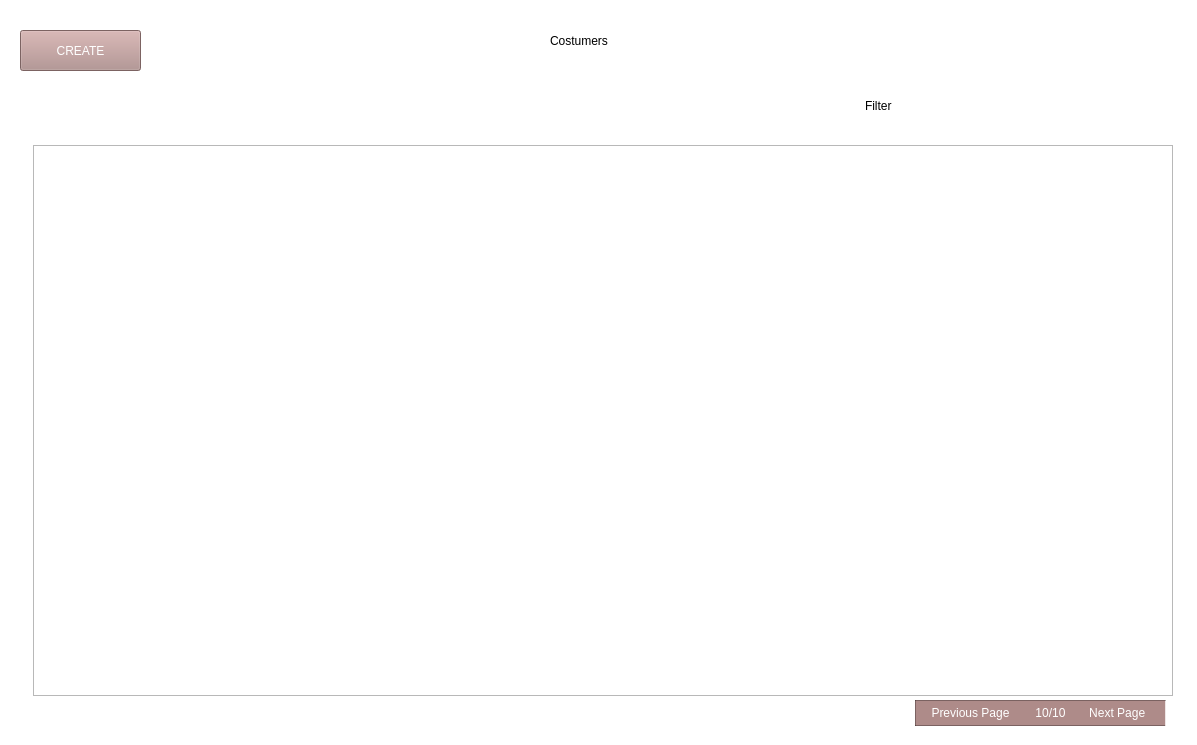
<?xml version="1.0" encoding="UTF-8"?>
<ui version="4.0">
 <class>Form</class>
 <widget class="QWidget" name="Form">
  <property name="geometry">
   <rect>
    <x>0</x>
    <y>0</y>
    <width>1197</width>
    <height>745</height>
   </rect>
  </property>
  <property name="sizePolicy">
   <sizepolicy hsizetype="Expanding" vsizetype="Expanding">
    <horstretch>0</horstretch>
    <verstretch>0</verstretch>
   </sizepolicy>
  </property>
  <property name="windowTitle">
   <string>Form</string>
  </property>
  <widget class="QPushButton" name="create_customer">
   <property name="geometry">
    <rect>
     <x>20</x>
     <y>30</y>
     <width>121</width>
     <height>41</height>
    </rect>
   </property>
   <property name="sizePolicy">
    <sizepolicy hsizetype="Expanding" vsizetype="Expanding">
     <horstretch>0</horstretch>
     <verstretch>0</verstretch>
    </sizepolicy>
   </property>
   <property name="styleSheet">
    <string notr="true">background-color: rgb(174, 139, 137);
color: rgb(255, 255, 255);
font: 75 14pt &quot;MS Shell Dlg 2&quot;;</string>
   </property>
   <property name="text">
    <string>CREATE</string>
   </property>
  </widget>
  <widget class="QLabel" name="label">
   <property name="geometry">
    <rect>
     <x>550</x>
     <y>25</y>
     <width>131</width>
     <height>31</height>
    </rect>
   </property>
   <property name="styleSheet">
    <string notr="true">font: 63 14pt &quot;Lucida Bright&quot;;</string>
   </property>
   <property name="text">
    <string>Costumers</string>
   </property>
  </widget>
  <widget class="QLabel" name="label_3">
   <property name="geometry">
    <rect>
     <x>865</x>
     <y>90</y>
     <width>51</width>
     <height>31</height>
    </rect>
   </property>
   <property name="styleSheet">
    <string notr="true">font: 63 12pt &quot;Lucida Bright&quot;;</string>
   </property>
   <property name="text">
    <string>Filter</string>
   </property>
  </widget>
  <widget class="QLabel" name="list_deselect">
   <property name="geometry">
    <rect>
     <x>1100</x>
     <y>85</y>
     <width>31</width>
     <height>31</height>
    </rect>
   </property>
   <property name="styleSheet">
    <string notr="true">font: 63 12pt &quot;Lucida Bright&quot;;</string>
   </property>
   <property name="text">
    <string/>
   </property>
   <property name="pixmap">
    <pixmap>C:/Users/Daniel/Desktop/odoo/icon_lista.png</pixmap>
   </property>
  </widget>
  <widget class="QLabel" name="kanban_deselect">
   <property name="geometry">
    <rect>
     <x>1131</x>
     <y>85</y>
     <width>31</width>
     <height>31</height>
    </rect>
   </property>
   <property name="styleSheet">
    <string notr="true">font: 63 12pt &quot;Lucida Bright&quot;;</string>
   </property>
   <property name="text">
    <string/>
   </property>
   <property name="pixmap">
    <pixmap>C:/Users/Daniel/Desktop/odoo/kanbank_ne_select.png</pixmap>
   </property>
  </widget>
  <widget class="QLabel" name="kanban_select">
   <property name="geometry">
    <rect>
     <x>1131</x>
     <y>85</y>
     <width>31</width>
     <height>31</height>
    </rect>
   </property>
   <property name="styleSheet">
    <string notr="true">font: 63 12pt &quot;Lucida Bright&quot;;</string>
   </property>
   <property name="text">
    <string/>
   </property>
   <property name="pixmap">
    <pixmap>C:/Users/Daniel/Desktop/odoo/kanban_select.png</pixmap>
   </property>
  </widget>
  <widget class="QLabel" name="list_select">
   <property name="geometry">
    <rect>
     <x>1100</x>
     <y>85</y>
     <width>31</width>
     <height>31</height>
    </rect>
   </property>
   <property name="styleSheet">
    <string notr="true">font: 63 12pt &quot;Lucida Bright&quot;;</string>
   </property>
   <property name="text">
    <string/>
   </property>
   <property name="pixmap">
    <pixmap>C:/Users/Daniel/Desktop/odoo/list_select.png</pixmap>
   </property>
  </widget>
  <widget class="QLabel" name="antet_color">
   <property name="geometry">
    <rect>
     <x>-15</x>
     <y>-15</y>
     <width>1226</width>
     <height>781</height>
    </rect>
   </property>
   <property name="sizePolicy">
    <sizepolicy hsizetype="Expanding" vsizetype="Expanding">
     <horstretch>0</horstretch>
     <verstretch>0</verstretch>
    </sizepolicy>
   </property>
   <property name="styleSheet">
    <string notr="true">background-color: rgb(255, 255, 255);</string>
   </property>
   <property name="text">
    <string/>
   </property>
  </widget>
  <widget class="QLabel" name="label_6">
   <property name="geometry">
    <rect>
     <x>915</x>
     <y>700</y>
     <width>251</width>
     <height>26</height>
    </rect>
   </property>
   <property name="layoutDirection">
    <enum>Qt::LeftToRight</enum>
   </property>
   <property name="styleSheet">
    <string notr="true">background-color: rgb(174, 139, 137);
color: rgb(255, 255, 255);
border: 1px solid ;
border-top-color:  rgba(0, 0, 0, 75);
border-bottom-color:  rgba(0, 0, 0, 75);
border-left-color: rgba(0, 0, 0, 75);
border-right-color: rgba(255, 255, 255, 200);</string>
   </property>
   <property name="text">
    <string/>
   </property>
   <property name="alignment">
    <set>Qt::AlignCenter</set>
   </property>
  </widget>
  <widget class="QLabel" name="page">
   <property name="geometry">
    <rect>
     <x>1025</x>
     <y>705</y>
     <width>51</width>
     <height>16</height>
    </rect>
   </property>
   <property name="styleSheet">
    <string notr="true">color: rgb(255, 255, 255);</string>
   </property>
   <property name="text">
    <string>10/10</string>
   </property>
   <property name="alignment">
    <set>Qt::AlignCenter</set>
   </property>
  </widget>
  <widget class="QFrame" name="frame">
   <property name="geometry">
    <rect>
     <x>33</x>
     <y>145</y>
     <width>1140</width>
     <height>551</height>
    </rect>
   </property>
   <property name="frameShape">
    <enum>QFrame::StyledPanel</enum>
   </property>
   <property name="frameShadow">
    <enum>QFrame::Raised</enum>
   </property>
  </widget>
  <widget class="QLabel" name="previous_page_text">
   <property name="geometry">
    <rect>
     <x>915</x>
     <y>700</y>
     <width>111</width>
     <height>26</height>
    </rect>
   </property>
   <property name="styleSheet">
    <string notr="true">color: rgb(255, 255, 255);</string>
   </property>
   <property name="text">
    <string>Previous Page</string>
   </property>
   <property name="alignment">
    <set>Qt::AlignCenter</set>
   </property>
  </widget>
  <widget class="QLabel" name="next_page_text">
   <property name="geometry">
    <rect>
     <x>1075</x>
     <y>700</y>
     <width>91</width>
     <height>26</height>
    </rect>
   </property>
   <property name="styleSheet">
    <string notr="true">color: rgb(255, 255, 255);</string>
   </property>
   <property name="text">
    <string>Next Page  </string>
   </property>
   <property name="alignment">
    <set>Qt::AlignCenter</set>
   </property>
  </widget>
  <zorder>antet_color</zorder>
  <zorder>create_customer</zorder>
  <zorder>label</zorder>
  <zorder>label_3</zorder>
  <zorder>list_deselect</zorder>
  <zorder>kanban_deselect</zorder>
  <zorder>kanban_select</zorder>
  <zorder>list_select</zorder>
  <zorder>label_6</zorder>
  <zorder>page</zorder>
  <zorder>frame</zorder>
  <zorder>previous_page_text</zorder>
  <zorder>next_page_text</zorder>
 </widget>
 <resources/>
 <connections/>
</ui>
